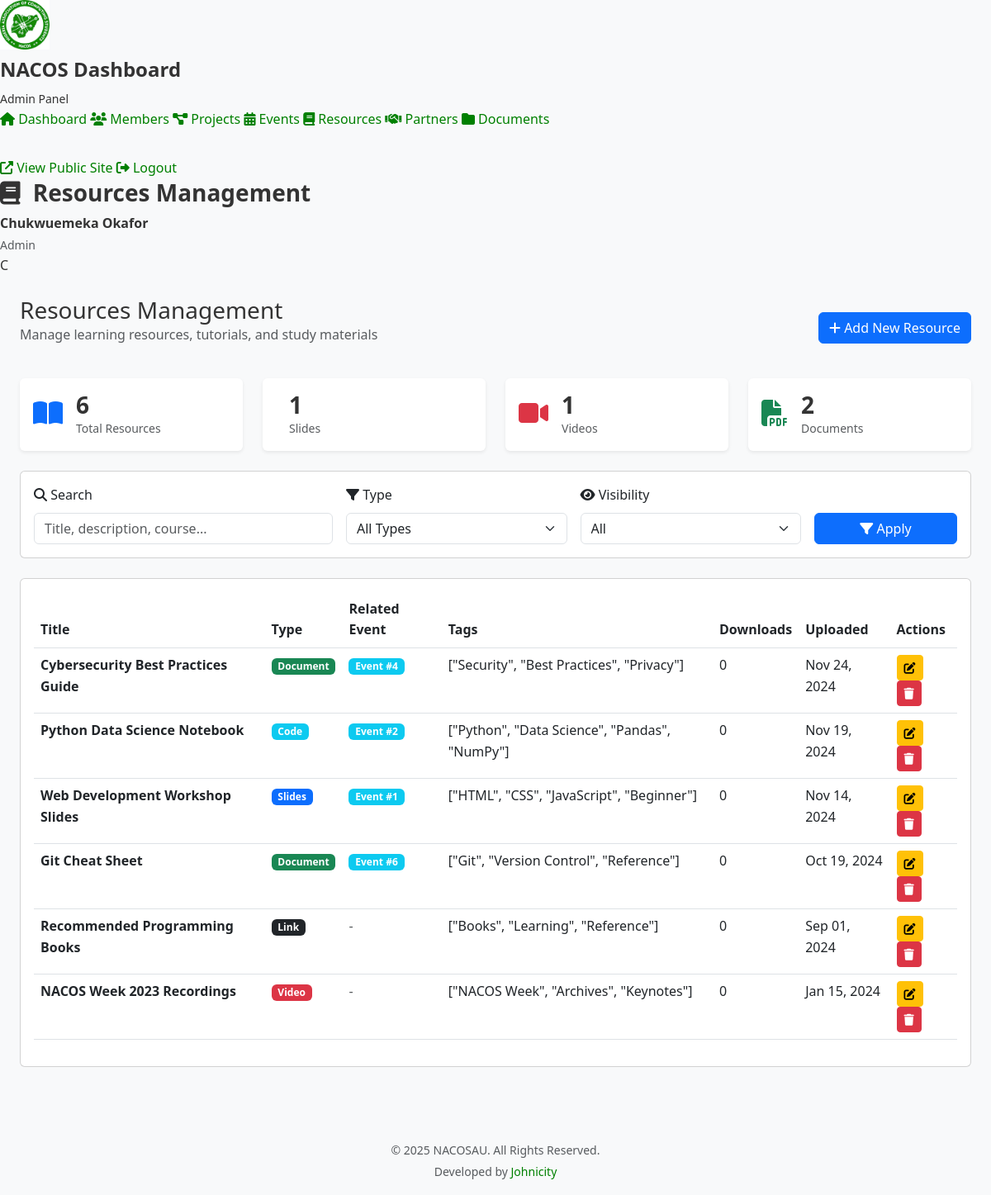
/admin/resources.php (signed in), run on the app's committed database.
### tables this page shows
CREATE TABLE RESOURCES (
    resource_id INT AUTO_INCREMENT PRIMARY KEY,
    title VARCHAR(200) NOT NULL,
    resource_type ENUM('slides', 'video', 'document', 'code', 'link', 'book', 'other') NOT NULL,
    link_url VARCHAR(500) NOT NULL COMMENT 'External URL or file path',
    description TEXT NULL,
    event_id INT NULL COMMENT 'Link to related event',
    upload_date DATE NOT NULL,
    file_size INT NULL COMMENT 'Size in bytes if uploaded file',
    downloads_count INT DEFAULT 0,
    tags TEXT NULL COMMENT 'JSON array of tags for filtering',
    visibility ENUM('public', 'members_only') DEFAULT 'public',
    created_at TIMESTAMP DEFAULT CURRENT_TIMESTAMP,
    updated_at TIMESTAMP DEFAULT CURRENT_TIMESTAMP ON UPDATE CURRENT_TIMESTAMP,
    FOREIGN KEY (event_id) REFERENCES EVENTS(event_id) ON DELETE SET NULL,
    INDEX idx_resource_type (resource_type),
    INDEX idx_event_id (event_id),
    INDEX idx_visibility (visibility),
    FULLTEXT idx_search (title, description)
);

### config/database.php (called while the page is built, shortened)
<?php
class Database {
    private static $instance = null;
    private $connection;
    private function __construct() {
        try {
            $dsn = "mysql:host=" . DB_HOST . ";dbname=" . DB_NAME . ";charset=" . DB_CHARSET;
            $options = [
                PDO::ATTR_ERRMODE            => PDO::ERRMODE_EXCEPTION,
                PDO::ATTR_DEFAULT_FETCH_MODE => PDO::FETCH_ASSOC,
                PDO::ATTR_EMULATE_PREPARES   => false,
                PDO::ATTR_PERSISTENT         => false,
                PDO::MYSQL_ATTR_INIT_COMMAND => "SET NAMES " . DB_CHARSET
            ];
            $this->connection = new PDO($dsn, DB_USER, DB_PASS, $options);
        } catch (PDOException $e) {
            if (ENVIRONMENT === 'development') {
                die("Database Connection Error: " . $e->getMessage());
            } else {
                error_log("Database Connection Error: " . $e->getMessage());
                die("Sorry, we're experiencing technical difficulties. Please try again later.");
            }
        }
    }
    public static function getInstance() {
        if (self::$instance === null) {
            self::$instance = new self();
        }
        return self::$instance;
    }
    public function query($query, $params = []) {
        try {
            $stmt = $this->connection->prepare($query);
            $stmt->execute($params);
            return $stmt;
        } catch (PDOException $e) {
            if (ENVIRONMENT === 'development') {
                die("Query Error: " . $e->getMessage() . "<br>Query: " . $query);
            } else {
                error_log("Query Error: " . $e->getMessage() . " | Query: " . $query);
                throw new Exception("Database query failed");
            }
        }
    }
    public function fetchOne($query, $params = []) {
        $stmt = $this->query($query, $params);
        return $stmt->fetch();
    }
    public function fetchAll($query, $params = []) {
        $stmt = $this->query($query, $params);
        return $stmt->fetchAll();
    }
}
function getDB() {
    return Database::getInstance();
}

### admin/resources.php (the view, shortened to what this page needs)
<?php
require_once '../config/database.php';
$db = getDB();
$items_per_page = 15;
$page = isset($_GET['page']) ? max(1, intval($_GET['page'])) : 1;
$offset = ($page - 1) * $items_per_page;
$search = isset($_GET['search']) ? sanitizeInput($_GET['search']) : '';
$where_conditions = [];
$params = [];
$where_clause = !empty($where_conditions) ? 'WHERE ' . implode(' AND ', $where_conditions) : '';
$resources_query = "
    SELECT r.*
    FROM RESOURCES r
    $where_clause
    ORDER BY r.upload_date DESC
    LIMIT $items_per_page OFFSET $offset
";
$resources = $db->fetchAll($resources_query, $params);
$stats = [
    'total' => $db->fetchOne("SELECT COUNT(*) as count FROM RESOURCES")['count'],
    'slides' => $db->fetchOne("SELECT COUNT(*) as count FROM RESOURCES WHERE resource_type = 'slides'")['count'],
    'videos' => $db->fetchOne("SELECT COUNT(*) as count FROM RESOURCES WHERE resource_type = 'video'")['count'],
    'documents' => $db->fetchOne("SELECT COUNT(*) as count FROM RESOURCES WHERE resource_type = 'document'")['count'],
];
?>
<!DOCTYPE html>
<html lang="en">
<head>
    <link href="https://cdn.jsdelivr.net/npm/bootstrap@5.3.0/dist/css/bootstrap.min.css" rel="stylesheet">
    <link rel="stylesheet" href="https://cdnjs.cloudflare.com/ajax/libs/font-awesome/6.4.0/css/all.min.css">
    <link rel="stylesheet" href="../assets/css/admin.css">
</head>
<body>
    <div class="wrapper">
        <?php include 'includes/sidebar.php'; ?>
        <div class="main-content">
            <?php include 'includes/navbar.php'; ?>
            <div class="container-fluid px-4 py-4">
                <div class="d-flex justify-content-between align-items-center mb-4">
                    <div>
                        <h1 class="h3 mb-0">Resources Management</h1>
                        <p class="text-muted">Manage learning resources, tutorials, and study materials</p>
                    </div>
                    <a href="add_resource.php" class="btn btn-primary">
                        <i class="fas fa-plus"></i> Add New Resource
                    </a>
                </div>
                <div class="row mb-4">
                    <div class="col-md-3">
                        <div class="card border-0 shadow-sm">
                            <div class="card-body">
                                <div class="d-flex align-items-center">
                                    <div class="flex-shrink-0">
                                        <i class="fas fa-book-open fa-2x text-primary"></i>
                                    </div>
                                    <div class="flex-grow-1 ms-3">
                                        <h3 class="mb-0"><?php echo number_format($stats['total']); ?></h3>
                                        <p class="text-muted mb-0 small">Total Resources</p>
                                    </div>
                                </div>
                            </div>
                        </div>
                    </div>
                    <div class="col-md-3">
                        <div class="card border-0 shadow-sm">
                            <div class="card-body">
                                <div class="d-flex align-items-center">
                                    <div class="flex-grow-1 ms-3">
                                        <h3 class="mb-0"><?php echo number_format($stats['slides']); ?></h3>
                                        <p class="text-muted mb-0 small">Slides</p>
                                    </div>
                                </div>
                            </div>
                        </div>
                    </div>
                    <div class="col-md-3">
                        <div class="card border-0 shadow-sm">
                            <div class="card-body">
                                <div class="d-flex align-items-center">
                                    <div class="flex-shrink-0">
                                        <i class="fas fa-video fa-2x text-danger"></i>
                                    </div>
                                    <div class="flex-grow-1 ms-3">
                                        <h3 class="mb-0"><?php echo number_format($stats['videos']); ?></h3>
                                        <p class="text-muted mb-0 small">Videos</p>
                                    </div>
                                </div>
                            </div>
                        </div>
                    </div>
                    <div class="col-md-3">
                        <div class="card border-0 shadow-sm">
                            <div class="card-body">
                                <div class="d-flex align-items-center">
                                    <div class="flex-shrink-0">
                                        <i class="fas fa-file-pdf fa-2x text-success"></i>
                                    </div>
                                    <div class="flex-grow-1 ms-3">
                                        <h3 class="mb-0"><?php echo number_format($stats['documents']); ?></h3>
                                        <p class="text-muted mb-0 small">Documents</p>
                                    </div>
                                </div>
                            </div>
                        </div>
                    </div>
                </div>
                <div class="card mb-4">
                    <div class="card-body">
                        <form method="GET" class="row g-3">
                            <div class="col-md-4">
                                <label class="form-label"><i class="fas fa-search"></i> Search</label>
                                <input type="text" class="form-control" name="search" placeholder="Title, description, course..." value="<?php echo htmlspecialchars($search); ?>">
                            </div>
                            <div class="col-md-3">
                                <label class="form-label"><i class="fas fa-filter"></i> Type</label>
                                <select class="form-select" name="type">
                                    <option value="">All Types</option>
                                </select>
                            </div>
                            <div class="col-md-3">
                                <label class="form-label"><i class="fas fa-eye"></i> Visibility</label>
                                <select class="form-select" name="visibility">
                                    <option value="">All</option>
                                </select>
                            </div>
                            <div class="col-md-2">
                                <label class="form-label">&nbsp;</label>
                                <button type="submit" class="btn btn-primary w-100">
                                    <i class="fas fa-filter"></i> Apply
                                </button>
                            </div>
                        </form>
                    </div>
                </div>
                <div class="card">
                    <div class="card-body">
                        <?php if (empty($resources)): ?>
                            <div class="text-center py-5">
                                <i class="fas fa-folder-open fa-4x text-muted mb-3"></i>
                                <p class="text-muted">No resources found. Try adjusting your filters.</p>
                            </div>
                        <?php else: ?>
                            <div class="table-responsive">
                                <table class="table table-hover">
                                    <thead>
                                        <tr>
                                            <th>Title</th>
                                            <th>Type</th>
                                            <th>Related Event</th>
                                            <th>Tags</th>
                                            <th>Downloads</th>
                                            <th>Uploaded</th>
                                            <th>Actions</th>
                                        </tr>
                                    </thead>
                                    <tbody>
                                        <?php foreach ($resources as $resource): ?>
                                            <tr>
                                                <td>
                                                    <strong><?php echo htmlspecialchars($resource['title']); ?></strong>
                                                </td>
                                                <td>
                                                    <?php
                                                    $type_badges = [
                                                        'slides' => 'primary',
                                                        'video' => 'danger',
                                                        'document' => 'success',
                                                        'code' => 'info',
                                                        'link' => 'dark',
                                                        'book' => 'secondary',
                                                        'other' => 'secondary'
                                                    ];
                                                    $badge_color = $type_badges[$resource['resource_type']] ?? 'secondary';
                                                    ?>
                                                    <span class="badge bg-<?php echo $badge_color; ?>">
                                                        <?php echo str_replace('_', ' ', ucfirst($resource['resource_type'])); ?>
                                                    </span>
                                                </td>
                                                <td>
                                                    <?php if (!empty($resource['event_id'])): ?>
                                                        <span class="badge bg-info">Event #<?php echo $resource['event_id']; ?></span>
                                                    <?php else: ?>
                                                        <span class="text-muted">-</span>
                                                    <?php endif; ?>
                                                </td>
                                                <td><?php echo htmlspecialchars($resource['tags'] ?? '-'); ?></td>
                                                <td><?php echo number_format($resource['downloads_count'] ?? 0); ?></td>
                                                <td><?php echo date('M d, Y', strtotime($resource['upload_date'])); ?></td>
                                                <td>
                                                    <a href="edit_resource.php?id=<?php echo $resource['resource_id']; ?>"
                                                       class="btn btn-sm btn-warning" title="Edit">
                                                        <i class="fas fa-edit"></i>
                                                    </a>
                                                    <a href="delete_resource.php?id=<?php echo $resource['resource_id']; ?>"
                                                       class="btn btn-sm btn-danger" title="Delete">
                                                        <i class="fas fa-trash"></i>
                                                    </a>
                                                </td>
                                            </tr>
                                        <?php endforeach; ?>
                                    </tbody>
                                </table>
                            </div>
                        <?php endif; ?>
                    </div>
                </div>
            </div>
        </div>
    </div>
    <footer class="bg-light text-center py-3 mt-5">
        <div class="container">
            <small class="text-muted">&copy; <?php echo date('Y'); ?> NACOSAU. All Rights Reserved.</small><br>
            <small class="text-muted">Developed by <a href="https://johnicity.com.ng/portfolio" target="_blank" class="text-decoration-none">Johnicity</a></small>
        </div>
    </footer>
</body>
</html>

### assets/css/admin.css (style rules this page uses)
:root { --primary-color: #008000; --secondary-color: #006400; --success-color: #28a745; --warning-color: #ffc107; --danger-color: #dc3545; --info-color: #17a2b8; --dark-color: #2c3e50; --light-color: #f8f9fa; --sidebar-bg: #2c3e50; --sidebar-hover: #34495e; --text-primary: #333333; --text-secondary: #666666; --border-color: #e0e0e0; --shadow-sm: 0 2px 10px rgba(0, 0, 0, 0.05); --shadow-md: 0 5px 20px rgba(0, 0, 0, 0.1); --shadow-lg: 0 10px 40px rgba(0, 0, 0, 0.2); --transition-speed: 0.3s; }
* { margin: 0; padding: 0; box-sizing: border-box; }
body { font-family: 'Segoe UI', Tahoma, Geneva, Verdana, sans-serif; background: var(--light-color); color: var(--text-primary); line-height: 1.6; }
h1, h2, h3, h4, h5, h6 { font-weight: 600; color: var(--text-primary); }
a { color: var(--primary-color); text-decoration: none; transition: color var(--transition-speed); }
.shadow-sm { box-shadow: var(--shadow-sm); }

### data on the page
resources: title "Cybersecurity Best Practices Guide", resource_type "Document", event "4", tags "[\"Security\", \"Best Practices\", \"Privacy\"]", downloads_count "0", upload_date "Nov 24, 2024"
resources: title "Python Data Science Notebook", resource_type "Code", event "2", tags "[\"Python\", \"Data Science\", \"Pandas\", \"NumPy\"]", downloads_count "0", upload_date "Nov 19, 2024"
resources: title "Web Development Workshop Slides", resource_type "Slides", event "1", tags "[\"HTML\", \"CSS\", \"JavaScript\", \"Beginner\"]", downloads_count "0", upload_date "Nov 14, 2024"
resources: title "Git Cheat Sheet", resource_type "Document", event "6", tags "[\"Git\", \"Version Control\", \"Reference\"]", downloads_count "0", upload_date "Oct 19, 2024"
resources: title "Recommended Programming Books", resource_type "Link", tags "[\"Books\", \"Learning\", \"Reference\"]", downloads_count "0", upload_date "Sep 01, 2024"
resources: title "NACOS Week 2023 Recordings", resource_type "Video", tags "[\"NACOS Week\", \"Archives\", \"Keynotes\"]", downloads_count "0", upload_date "Jan 15, 2024"

### other printed values
$page_title "Resources Management"
$current_user['full_name'] "Chukwuemeka Okafor"
$current_user['role'] "Admin"
substr($current_user['full_name'], 0, 1) "C"
$stats['total'] "6"
$stats['slides'] "1"
$stats['videos'] "1"
$stats['documents'] "2"
